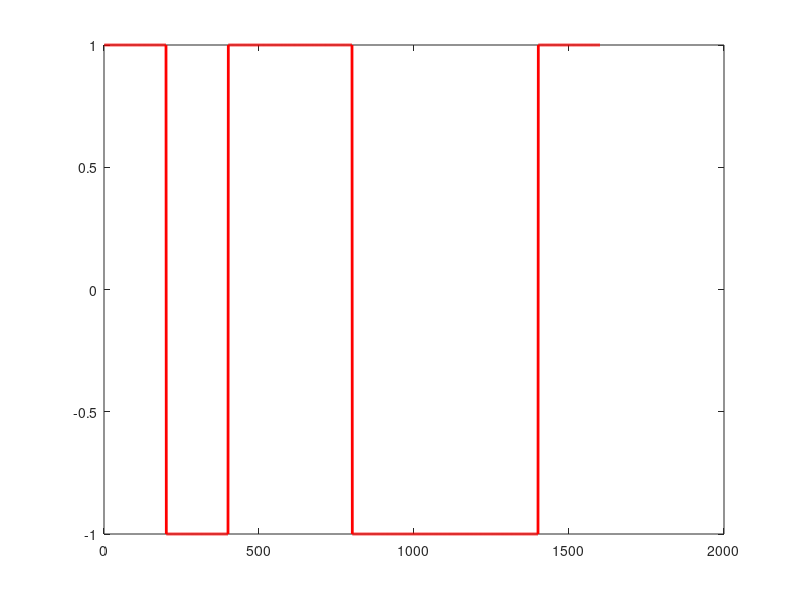

The MATLAB source for this figure:
data =[0 1 0 0 1 1 1 0];

point =200;
signal=zeros(1,length(data)*point);

k=1;
for i=1:length(data)
  if data(i)==0
    for j=1:point
      signal(k)=1;
      k++;
    endfor
  else
    for j=1:point
      signal(k)=-1;
      k++;
    endfor
  endif
endfor


#size =0:1/point:length(data)-1/point;
plot(signal,'LineWidth',2,'r');

#title('NRZ L');
#ylim([-3,3]);


#decoding
# positive voltage(1) => 0
# negative voltage(-1) => 1
#if the last point of a level is equal to positive
#then decode(i)=0
#else decode(i)=1
decode =zeros(1,length(data));
for i=1:length(data)
  if signal(i*point)==1
    decode(i)=0;
  else
    decode(i)=1;
  endif
endfor

disp(decode);


